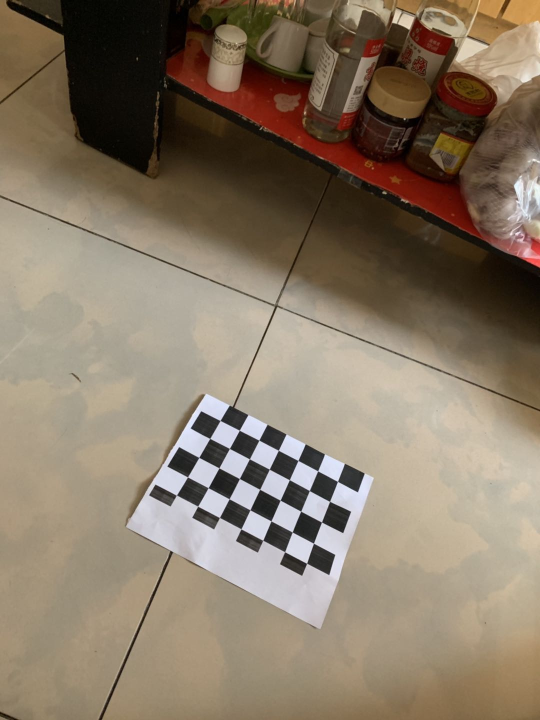
#> input picture PictureProcess/functions/biaoding/2.jpg, 1080 x 1440 px, found by its file name (shown at 1/2 size)
$ python '除噪.py'
#> lines starting #> are read from the running program, lines starting #| are printed output that depends on the picture
import cv2
import numpy as np
from matplotlib import pyplot as plt
import time
from PIL import Image, ImageEnhance, ImageFilter
from skimage import morphology

img_name = '2.jpg'
# 去除干扰线
im = Image.open(img_name)
#> im is the input picture: PIL image 1080x1440 RGB; mean R, G, B 135.3, 120.4, 101.9
clock1 = time.time()
# 图像二值化
enhancer = ImageEnhance.Contrast(im)
im = enhancer.enhance(2)
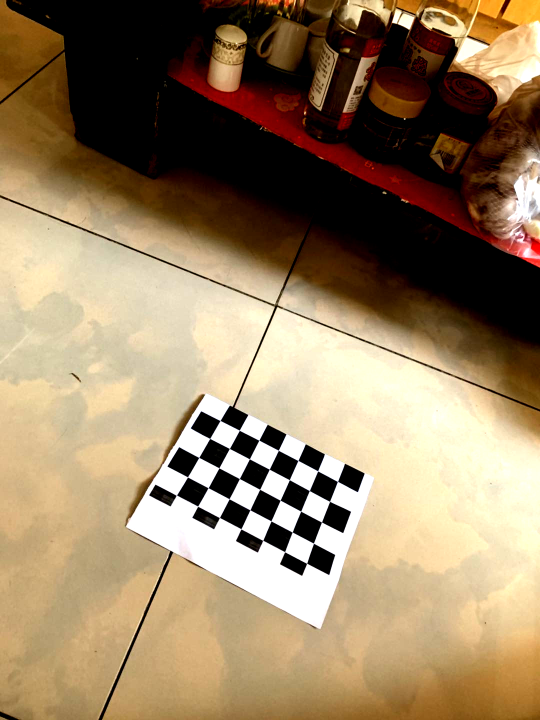
#> im: PIL image 1080x1440 RGB (shown at 1/2 size); mean R, G, B 152.6, 130.2, 99.7
data = im.getdata()
w, h = im.size
#> w = 1080; h = 1440
black_point = 0
for x in range(1, w - 1):
    for y in range(1, h - 1):
        mid_pixel = data[w * y + x]  # 中央像素点像素值
        if mid_pixel == 0:  # 找出上下左右四个方向像素点像素值
            top_pixel = data[w * (y - 1) + x]
            top_pixel_left = data[w * (y - 1) + x - 1]
            top_pixel_right = data[w * (y - 1) + x + 1]
            left_pixel = data[w * y + (x - 1)]
            down_pixel = data[w * (y + 1) + x]
            down_pixel_left = data[w * (y + 1) + x - 1]
            down_pixel_right = data[w * (y + 1) + x + 1]
            right_pixel = data[w * y + (x + 1)]

            # 判断上下左右的黑色像素点总个数
            if top_pixel == 255:
                black_point += 1
            if left_pixel == 255:
                black_point += 1
            if down_pixel == 255:
                black_point += 1
            if right_pixel == 255:
                black_point += 1
            if top_pixel_left == 255:
                black_point += 1
            if top_pixel_left == 255:
                black_point += 1
            if down_pixel_left == 255:
                black_point += 1
            if down_pixel_right == 255:
                black_point += 1
            if black_point >= 5 :
                im.putpixel((x, y), 255)
            # print black_point
            black_point = 0

clock2 = time.time()
print(clock2-clock1)
img = cv2.cvtColor(np.asanyarray(im),cv2.COLOR_RGB2BGR)
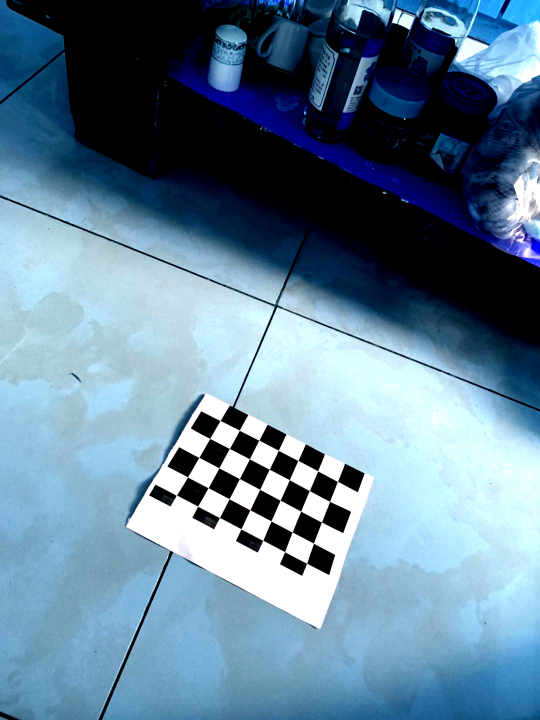
#> img: shape (1440, 1080, 3) (shown at 1/2 size); mean R, G, B 99.7, 130.2, 152.6
w,h = img.shape[:2]
#> w = 1440; h = 1080
mask = np.zeros([w+2,h+2],np.uint8)
for x in range(0,254):
    for y in range(0,303):
        if data[w * x + y] == 255:
            cv2.floodFill(img, mask, (x, y), (0, 0, 0), (100, 100, 100), (50, 50, 50), cv2.FLOODFILL_FIXED_RANGE)
for x in range(420,549):
    for y in range(0,303):
        if data[w * x + y] == 255:
            cv2.floodFill(img, mask, (x, y), (0, 0, 0), (200, 200, 200), (100, 100, 100), cv2.FLOODFILL_FIXED_RANGE)
cv2.imshow("2",img)
cv2.imwrite("6.jpg",img)
clock3 = time.time()
print(clock3-clock2)
print(clock3-clock1)
cv2.waitKey(0)

$ run again, with PictureProcess/functions/biaoding/1.jpg copied over PictureProcess/functions/biaoding/2.jpg
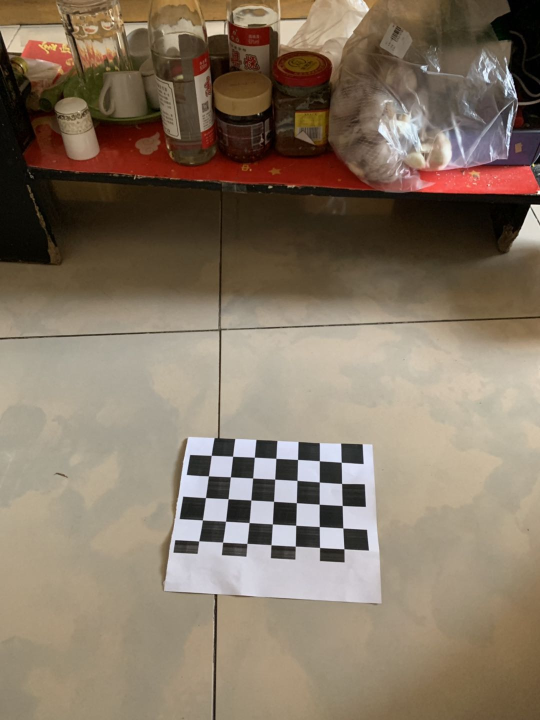
#> input picture PictureProcess/functions/biaoding/1.jpg, 1080 x 1440 px, found by its file name (shown at 1/2 size)
#> im is the input picture: PIL image 1080x1440 RGB; mean R, G, B 133.5, 117.9, 100.2
#> `im = enhancer.enhance(2)`:
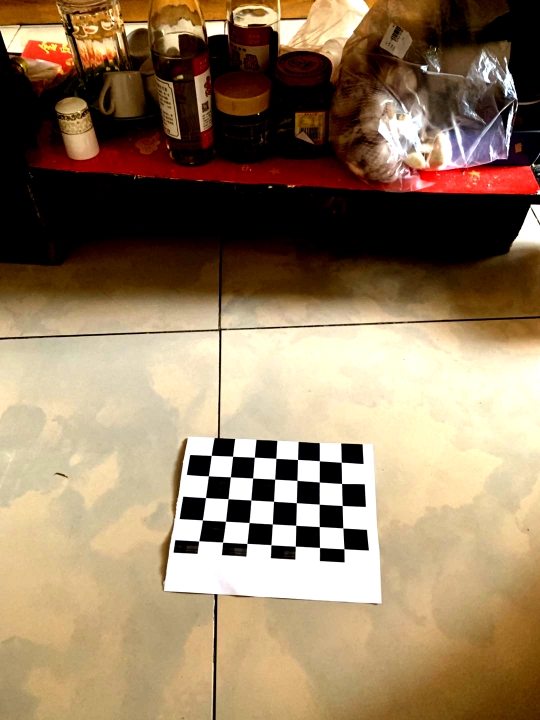
#> im: PIL image 1080x1440 RGB (shown at 1/2 size); mean R, G, B 149, 125.6, 96.7
#> `img = cv2.cvtColor(np.asanyarray(im),cv2.COLOR_RGB2BGR)`:
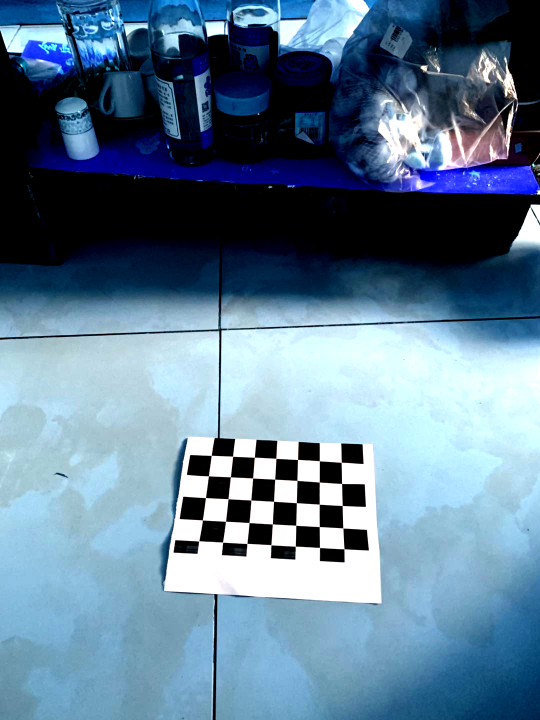
#> img: shape (1440, 1080, 3) (shown at 1/2 size); mean R, G, B 96.7, 125.6, 149

$ run again, with PictureProcess/functions/biaoding/10.jpg copied over PictureProcess/functions/biaoding/2.jpg
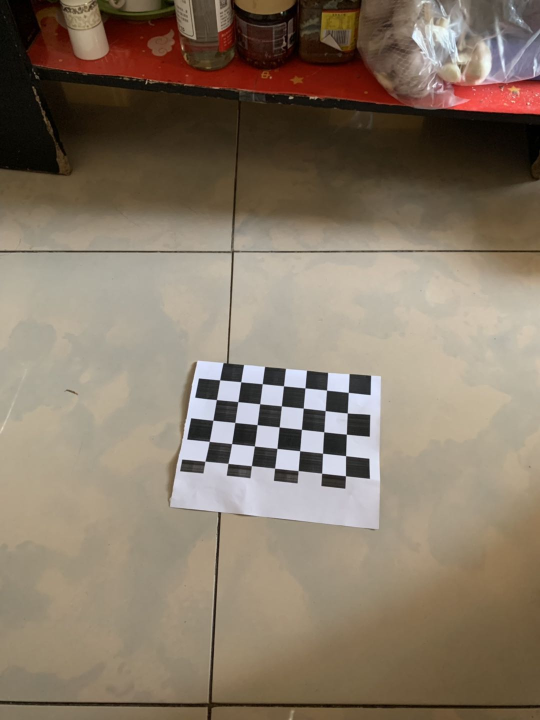
#> input picture PictureProcess/functions/biaoding/10.jpg, 1080 x 1440 px, found by its file name (shown at 1/2 size)
#> im is the input picture: PIL image 1080x1440 RGB; mean R, G, B 134.3, 119.7, 102.9
#> `im = enhancer.enhance(2)`:
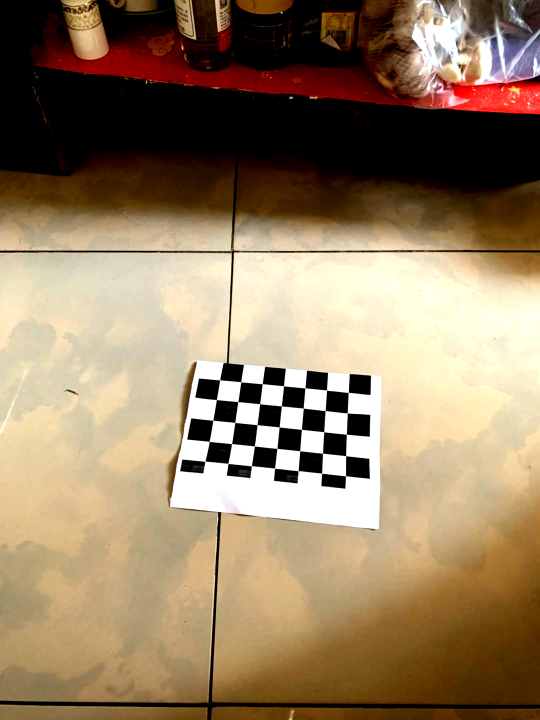
#> im: PIL image 1080x1440 RGB (shown at 1/2 size); mean R, G, B 150.5, 128.1, 99.6
#> `img = cv2.cvtColor(np.asanyarray(im),cv2.COLOR_RGB2BGR)`:
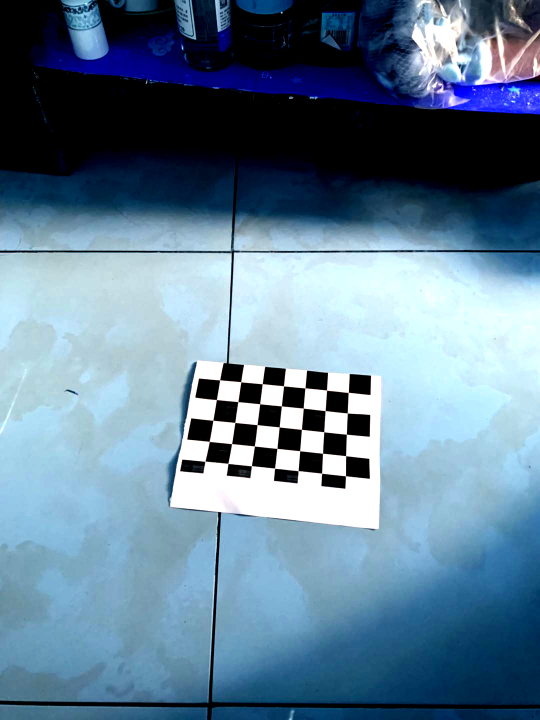
#> img: shape (1440, 1080, 3) (shown at 1/2 size); mean R, G, B 99.6, 128.1, 150.5

$ run again, with PictureProcess/functions/biaoding/3.jpg copied over PictureProcess/functions/biaoding/2.jpg
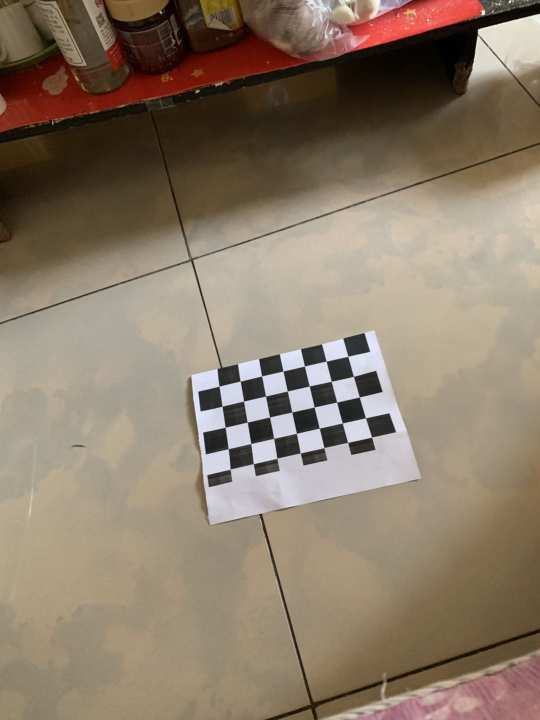
#> input picture PictureProcess/functions/biaoding/3.jpg, 1080 x 1440 px, found by its file name (shown at 1/2 size)
#> im is the input picture: PIL image 1080x1440 RGB; mean R, G, B 139.3, 123.2, 105
#> `im = enhancer.enhance(2)`:
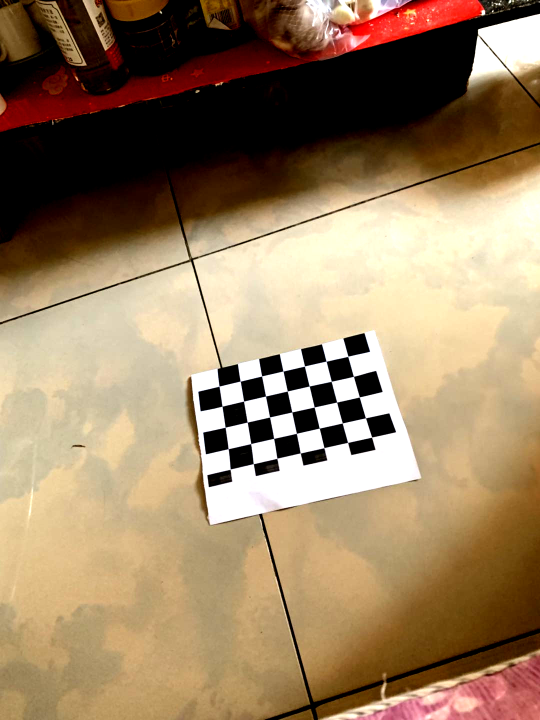
#> im: PIL image 1080x1440 RGB (shown at 1/2 size); mean R, G, B 155.1, 129.9, 99.4
#> `img = cv2.cvtColor(np.asanyarray(im),cv2.COLOR_RGB2BGR)`:
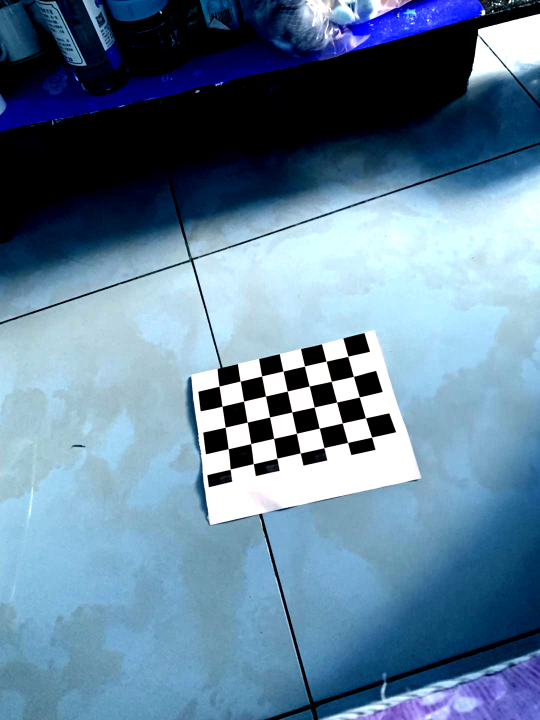
#> img: shape (1440, 1080, 3) (shown at 1/2 size); mean R, G, B 99.4, 129.9, 155.1
